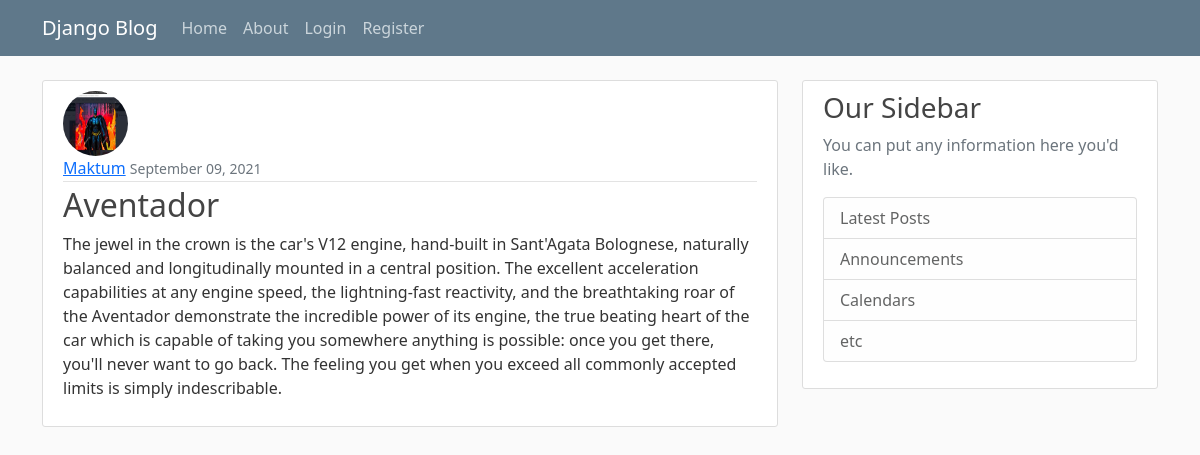
The page /post/12 on the database its author committed.
### blog/models.py (models this page shows, shortened)
class Post(models.Model):
    title = models.CharField(max_length=100)
    content = models.TextField()
    date_posted = models.DateTimeField(default=timezone.now)
    author = models.ForeignKey(User,on_delete=models.CASCADE)

### users/models.py (models this page shows, shortened)
class Profile(models.Model):
    user = models.OneToOneField(User,on_delete=models.CASCADE)
    image = models.ImageField(default='default.jpg',upload_to='profile_pics')

### blog/views.py (the view)
# urls.py: path('post/<int:pk>', PostDetailView.as_view(), name="blog-detail"),
class PostDetailView(DetailView):
    model = Post

### blog/templates/blog/post_detail.html (shortened to what this page needs)
{% extends "blog/base.html" %}
{% block content %}
    <article class="media content-section">
        <img class="rounded-circle article-img" src="{{ object.author.profile.image.url }}">
      <div class="media-body">
        <div class="article-metadata">
          <a class="mr-2" href="{% url 'user-post' object.author.username %}">{{ object.author }}</a>
          <small class="text-muted">{{ object.date_posted|date:"F d, Y" }}</small>
        </div>
        <h2 class="article-title">{{ object.title }}</h2>
        <p class="article-content">{{ object.content }}</p>
      </div>
    </article>
{% endblock content %}

### blog/static/blog/main.css (style rules this page uses)
body { background: #fafafa; color: #333333; margin-top: 5rem; }
h1, h2, h3, h4, h5, h6 { color: #444444; }
.content-section { background: #ffffff; padding: 10px 20px; border: 1px solid #dddddd; border-radius: 3px; margin-bottom: 20px; }
.article-title { color: #444444; }
.article-content { white-space: pre-line; }
.article-img { height: 65px; width: 65px; margin-right: 16px; }
.article-metadata { padding-bottom: 1px; margin-bottom: 4px; border-bottom: 1px solid #e3e3e3 }

### rows shown on the page
Post: author.profile.image (placeholder picture), author "Maktum", date_posted "September 09, 2021", title "Aventador", content "The jewel in the crown is the car's V12 engine, hand-built in Sant'Agata Bolognese, naturally balanced and longitudinally mounted in a central position. The excellent acceleration capabilities at any engine speed, the lightning-fast reactivity, and the breathtaking roar of the Aventador demonstrate the incredible power of its engine, the true beating heart of the car which is capable of taking you somewhere anything is possible: once you get there, you'll never want to go back. The feeling you get when you exceed all commonly accepted limits is simply indescribable."
